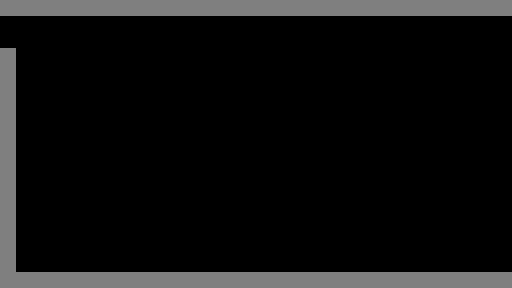

This is a level from a 2D game, rendered from its Tiled map with the project's own tilesets. A one-line summary and the complete map file follow:
An orthogonal 32x18 tile map with 16x16 px tiles, 1 tile layer (Walls).

<map version="1.10" tiledversion="1.10.2" orientation="orthogonal" renderorder="right-down" width="32" height="18" tilewidth="16" tileheight="16" infinite="0" nextlayerid="2" nextobjectid="1">
 <tileset firstgid="1" source="../Tilesets/16gon.tsx" />
 <layer id="1" name="Walls" width="32" height="18">
  <properties>
   <property name="unity:layer" value="Wall" />
  </properties>
  <data encoding="csv">
51,51,51,51,51,51,51,51,51,51,51,51,51,51,51,51,51,51,51,51,51,51,51,51,51,51,51,51,51,51,51,51,
0,0,0,0,0,0,0,0,0,0,0,0,0,0,0,0,0,0,0,0,0,0,0,0,0,0,0,0,0,0,0,0,
0,0,0,0,0,0,0,0,0,0,0,0,0,0,0,0,0,0,0,0,0,0,0,0,0,0,0,0,0,0,0,0,
51,0,0,0,0,0,0,0,0,0,0,0,0,0,0,0,0,0,0,0,0,0,0,0,0,0,0,0,0,0,0,0,
51,0,0,0,0,0,0,0,0,0,0,0,0,0,0,0,0,0,0,0,0,0,0,0,0,0,0,0,0,0,0,0,
51,0,0,0,0,0,0,0,0,0,0,0,0,0,0,0,0,0,0,0,0,0,0,0,0,0,0,0,0,0,0,0,
51,0,0,0,0,0,0,0,0,0,0,0,0,0,0,0,0,0,0,0,0,0,0,0,0,0,0,0,0,0,0,0,
51,0,0,0,0,0,0,0,0,0,0,0,0,0,0,0,0,0,0,0,0,0,0,0,0,0,0,0,0,0,0,0,
51,0,0,0,0,0,0,0,0,0,0,0,0,0,0,0,0,0,0,0,0,0,0,0,0,0,0,0,0,0,0,0,
51,0,0,0,0,0,0,0,0,0,0,0,0,0,0,0,0,0,0,0,0,0,0,0,0,0,0,0,0,0,0,0,
51,0,0,0,0,0,0,0,0,0,0,0,0,0,0,0,0,0,0,0,0,0,0,0,0,0,0,0,0,0,0,0,
51,0,0,0,0,0,0,0,0,0,0,0,0,0,0,0,0,0,0,0,0,0,0,0,0,0,0,0,0,0,0,0,
51,0,0,0,0,0,0,0,0,0,0,0,0,0,0,0,0,0,0,0,0,0,0,0,0,0,0,0,0,0,0,0,
51,0,0,0,0,0,0,0,0,0,0,0,0,0,0,0,0,0,0,0,0,0,0,0,0,0,0,0,0,0,0,0,
51,0,0,0,0,0,0,0,0,0,0,0,0,0,0,0,0,0,0,0,0,0,0,0,0,0,0,0,0,0,0,0,
51,0,0,0,0,0,0,0,0,0,0,0,0,0,0,0,0,0,0,0,0,0,0,0,0,0,0,0,0,0,0,0,
51,0,0,0,0,0,0,0,0,0,0,0,0,0,0,0,0,0,0,0,0,0,0,0,0,0,0,0,0,0,0,0,
51,51,51,51,51,51,51,51,51,51,51,51,51,51,51,51,51,51,51,51,51,51,51,51,51,51,51,51,51,51,51,51
</data>
 </layer>
</map>
